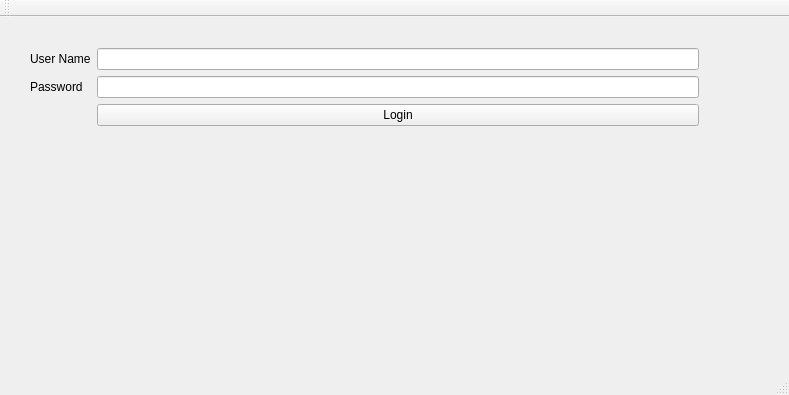
<?xml version="1.0" encoding="UTF-8"?>
<ui version="4.0">
 <class>LoginClass</class>
 <widget class="QMainWindow" name="LoginClass">
  <property name="geometry">
   <rect>
    <x>0</x>
    <y>0</y>
    <width>789</width>
    <height>395</height>
   </rect>
  </property>
  <property name="windowTitle">
   <string>Login</string>
  </property>
  <widget class="QWidget" name="centralWidget">
   <widget class="QWidget" name="formLayoutWidget">
    <property name="geometry">
     <rect>
      <x>19</x>
      <y>20</y>
      <width>691</width>
      <height>311</height>
     </rect>
    </property>
    <layout class="QFormLayout" name="formLayout">
     <item row="0" column="0">
      <widget class="QLabel" name="label">
       <property name="text">
        <string>User Name</string>
       </property>
      </widget>
     </item>
     <item row="1" column="0">
      <widget class="QLabel" name="label_2">
       <property name="text">
        <string>Password</string>
       </property>
      </widget>
     </item>
     <item row="0" column="1">
      <widget class="QLineEdit" name="lineEditusername"/>
     </item>
     <item row="1" column="1">
      <widget class="QLineEdit" name="lineEditpassword">
       <property name="echoMode">
        <enum>QLineEdit::Password</enum>
       </property>
      </widget>
     </item>
     <item row="2" column="1">
      <widget class="QPushButton" name="loginButton">
       <property name="text">
        <string>Login</string>
       </property>
      </widget>
     </item>
    </layout>
   </widget>
  </widget>
  <widget class="QMenuBar" name="menuBar">
   <property name="geometry">
    <rect>
     <x>0</x>
     <y>0</y>
     <width>789</width>
     <height>22</height>
    </rect>
   </property>
  </widget>
  <widget class="QToolBar" name="mainToolBar">
   <attribute name="toolBarArea">
    <enum>TopToolBarArea</enum>
   </attribute>
   <attribute name="toolBarBreak">
    <bool>false</bool>
   </attribute>
  </widget>
  <widget class="QStatusBar" name="statusBar"/>
 </widget>
 <layoutdefault spacing="6" margin="11"/>
 <resources/>
 <connections/>
</ui>
